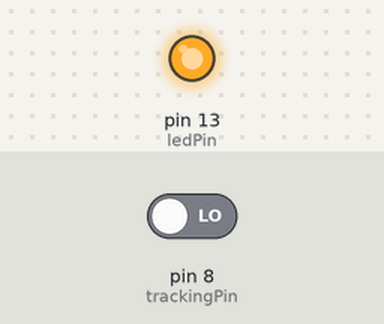
The sketch below on a simulated Arduino Uno, built with avr-gcc and run on an emulated ATmega328P. On the bench: output pins drawn as LEDs (lit = HIGH). The test bench sets the inputs (shaded band); at power-on: pin 8 (trackingPin) LOW.

Above: at 1.2 s.
1.3 s: pin 8 (trackingPin) driven HIGH
At 1.7 s:
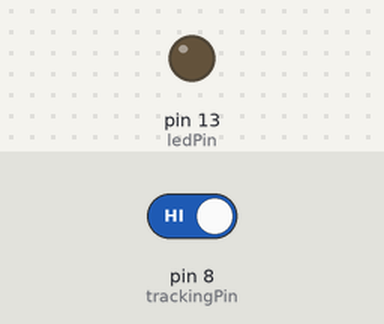
2.8 s: pin 8 (trackingPin) driven LOW
At 4.0 s:
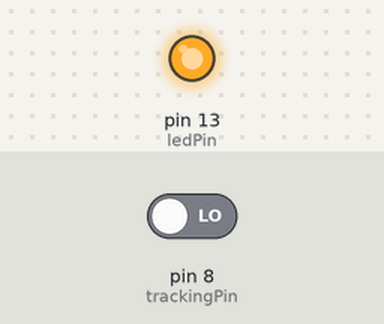
Timing chart, 0 to 5.8 s (numbered marks = the images above; inputs shaded):
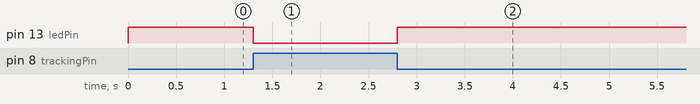

Measured:
- after the input at 1.3 s, pin 13 (ledPin): HIGH → LOW at once
- after the input at 2.8 s, pin 13 (ledPin): LOW → HIGH at once

The sketch:

LineTrack.ino.ino
```cpp
// Line Tracking
const int trackingPin = 8; //the tracking module attach to pin 2
const int ledPin = 13; //pin13 built-in led
void setup()
{
  pinMode(trackingPin, INPUT); // set trackingPin as INPUT
  pinMode(ledPin, OUTPUT); //set ledPin as OUTPUT
}
void loop()
{
  boolean val = digitalRead(trackingPin); // read the value of tracking module
  if(val == HIGH) //if it is HiGH
  {
    digitalWrite(ledPin, LOW); //turn off the led
  }
  else
  {
    digitalWrite(ledPin, HIGH); //turn on the led
  }
}
```
